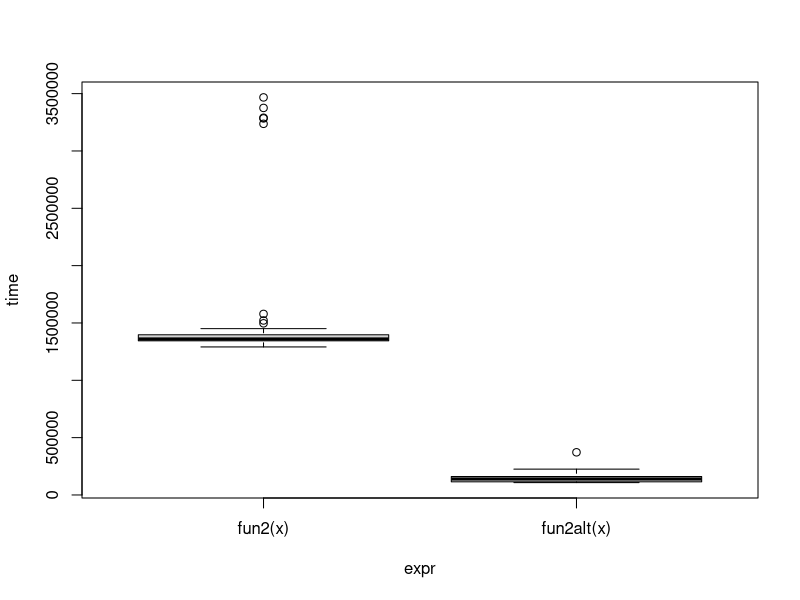

R code for this plot: (Note: this script raises an error after producing the figure.)
## ---- chunk 1
fun1 <- function(n = 100, k = 4, lambda = 4) {
  x <- NULL
  for (i in 1:n)
    x <- rbind(x, rpois(k, lambda))
  x
}

fun1alt <- function(n = 100, k = 4, lambda = 4) {
  matrix(rpois(n * k, lambda = lambda), ncol = k)
}

# Benchmarking
microbenchmark::microbenchmark(
  fun1(100),
  fun1alt(100), unit = "relative"
)
## ---- chunk 2
# Data Generating Process (10 x 10,000 matrix)
set.seed(1234)
x <- matrix(rnorm(1e4), nrow=10)

# Find each column's max value
fun2 <- function(x) {
  apply(x, 2, max)
}

fun2alt <- function(x) {
  # YOUR CODE HERE
  x[cbind(max.col(t(x)), 1:ncol(x))]
}

# Benchmarking
ans_benchmark <- microbenchmark::microbenchmark(
  fun2(x),
  fun2alt(x), unit = "relative"
)
plot(ans_benchmark)
## ---- chunk 3
library(parallel)
my_boot <- function(dat, stat, R, ncpus = 1L) {
  
  # Getting the random indices
  n <- nrow(dat)
  idx <- matrix(sample.int(n, n*R, TRUE), nrow=n, ncol=R)
 
  # Making the cluster using `ncpus`
  # STEP 1: Make cluster
  cl <- makePSOCKcluster(ncpus)
  # on.exit(stopCluster(cl))
  
  # STEP 2: Set it up (export data if needed), idx, dat
  clusterExport(cl, varlist = c("idx", "dat", "stat"), envir = environment())
  # clusterSetRNGStream(cl, 12312)
  # clusterEvalQ(cl, library(ggplot2))
  
  # STEP 3: THIS FUNCTION NEEDS TO BE REPLACES WITH parLapply
  ans <- parLapply(cl, seq_len(R), function(i) {
    stat(dat[idx[,i], , drop=FALSE])
  })
  
  # Coercing the list into a matrix
  ans <- do.call(rbind, ans)
  
  # STEP 4: stop the cluster
  stopCluster(cl)
  
  ans
  
}
## ---- chunk 4
# Bootstrap of an OLS
my_stat <- function(d) coef(lm(y ~ x, data=d))

# DATA SIM
set.seed(1)
n <- 500
R <- 1000

x <- cbind(rnorm(n))
y <- x*5 + rnorm(n)

# Checking if we get something similar as lm
ans0 <- confint(lm(y~x))
ans1 <- my_boot(
  dat   = data.frame(x, y),
  stat  = my_stat,
  R     = R,
  ncpus = 2L
  )

# You should get something like this
t(apply(ans1, 2, quantile, c(.025,.975)))
##                   2.5%      97.5%
## (Intercept) -0.1372435 0.05074397
## x            4.8680977 5.04539763
ans0
##                  2.5 %     97.5 %
## (Intercept) -0.1379033 0.04797344
## x            4.8650100 5.04883353
## ---- chunk 5
system.time(my_boot(dat = data.frame(x, y), my_stat, R = 3000, ncpus = 1L))
system.time(my_boot(dat = data.frame(x, y), my_stat, R = 3000, ncpus = 2))
